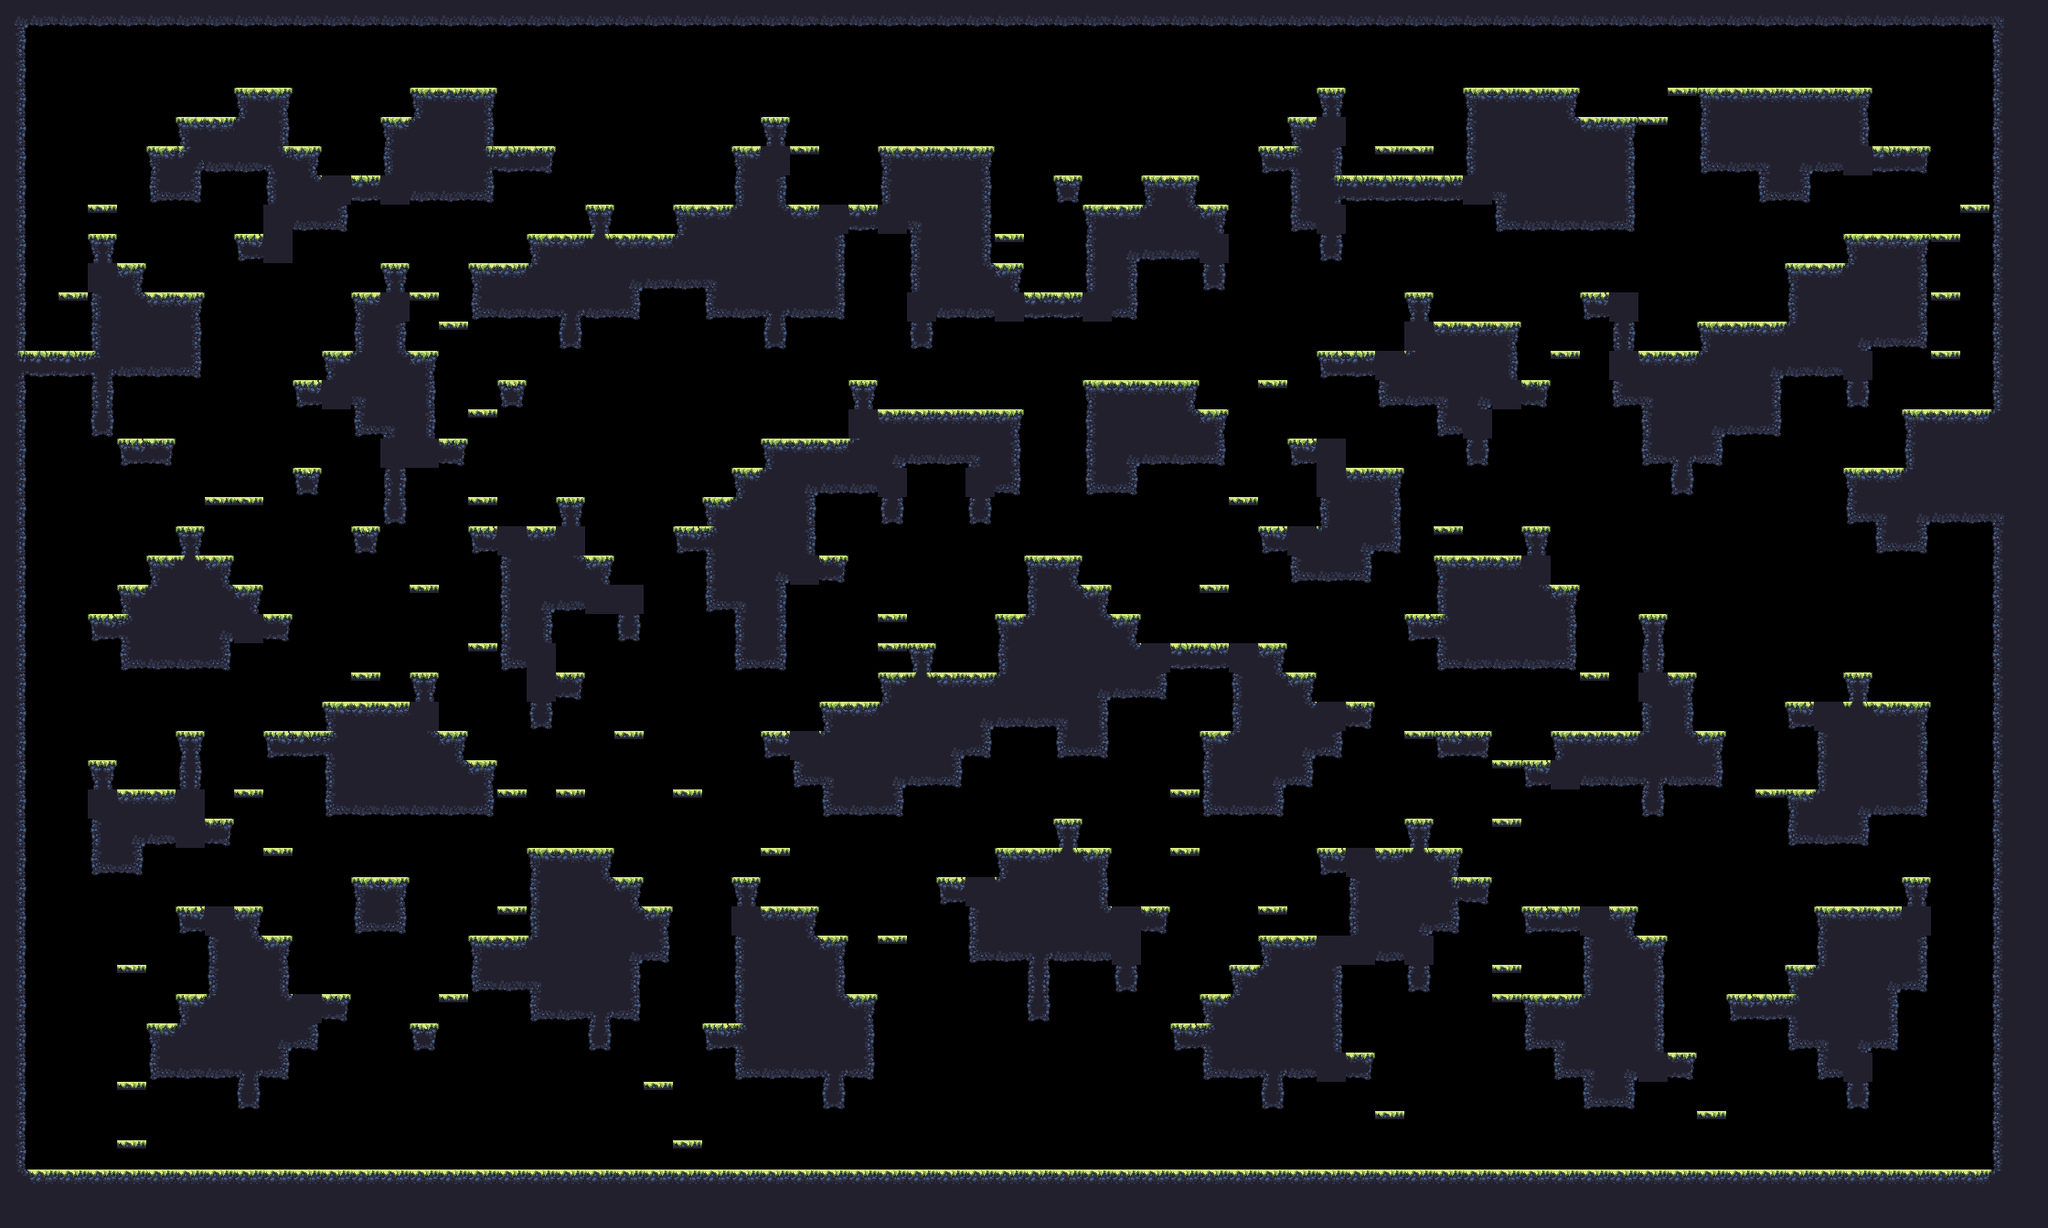

Tiled map render using the project's own tile images. Description and the map definition, with tile-layer contents summarised, below:
An orthogonal 70x42 tile map with 32x32 px tiles, 1 tile layer (main) and 17 objects (9x spawn, spawnPlayer0, spawnCrown0, spawnPlayer1, spawnCrown1, ...).

<map compressionlevel="0" height="42" infinite="0" nextlayerid="3" nextobjectid="4" orientation="orthogonal" renderorder="right-down" tiledversion="1.3.2" tileheight="32" tilewidth="32" version="1.2" width="70">
 <tileset firstgid="1" source="forest_summer_tile_set.tsx" />
 <layer height="42" id="1" name="main" width="70">
  <data>[2940 cells, 1234 non-empty, 28 distinct tile ids]</data>
 </layer>
 <objectgroup id="2" name="objects"><object id="1" name="spawnPlayer0" x="192" y="80.0" /><object id="2" name="spawnCrown0" x="160" y="112.0" /><object id="3" name="spawnPlayer1" x="2080" y="112.0" /><object id="4" name="spawnCrown1" x="2080" y="112.0" /><object id="5" name="spawnPlayer2" x="96" y="1232.0" /><object id="6" name="spawnCrown2" x="128" y="1232.0" /><object id="7" name="spawnPlayer3" x="2144" y="1232.0" /><object id="8" name="spawnCrown3" x="2080" y="1232.0" /><object id="9" name="spawn" x="1056" y="400.0" /><object id="10" name="spawn" x="1696" y="944.0" /><object id="11" name="spawn" x="1664" y="1232.0" /><object id="12" name="spawn" x="1344" y="400.0" /><object id="13" name="spawn" x="992" y="1232.0" /><object id="14" name="spawn" x="512" y="752.0" /><object id="15" name="spawn" x="864" y="432.0" /><object id="16" name="spawn" x="160" y="1232.0" /><object id="17" name="spawn" x="640" y="880.0" /></objectgroup></map>
